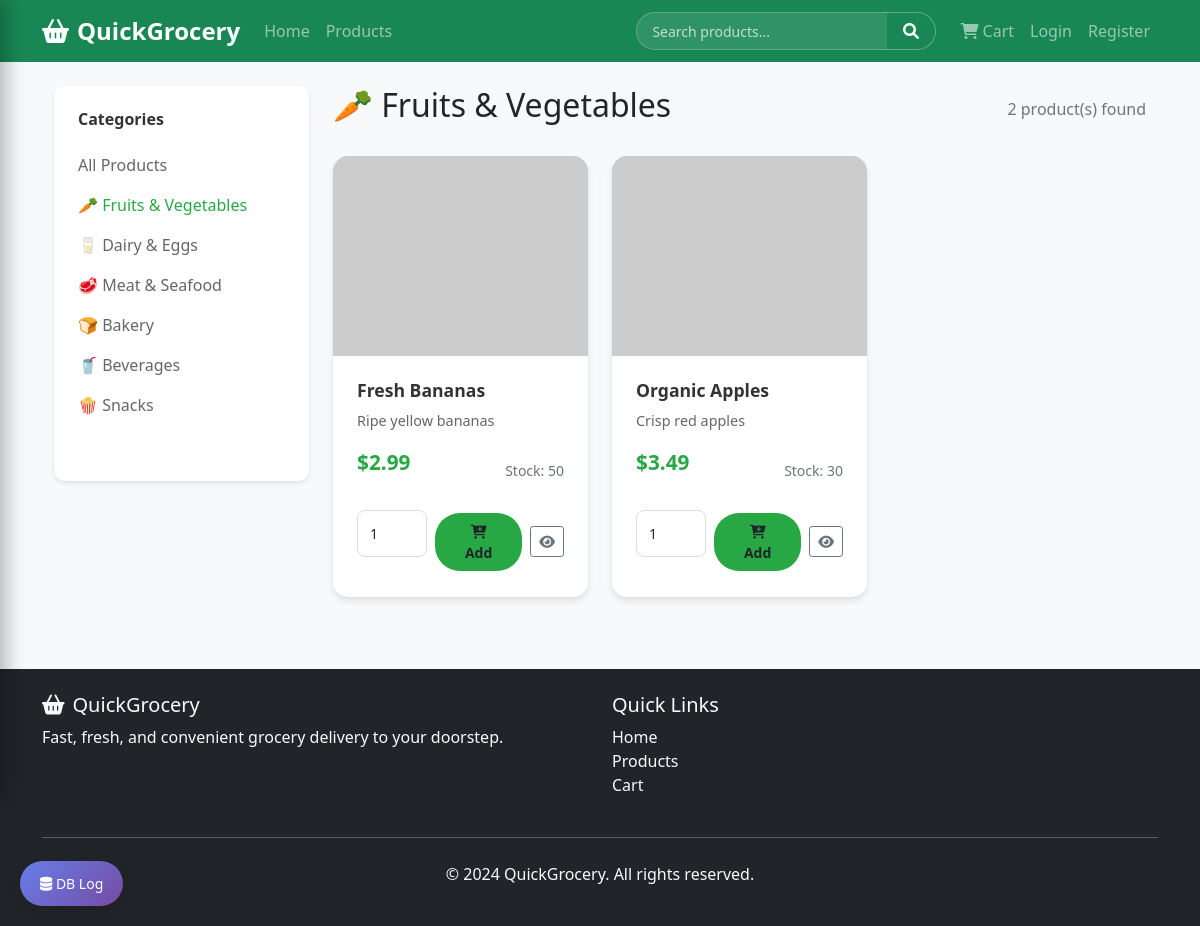
The page /products?category=1 on the database its author committed.
### app.py (models this page shows)
class Category(db.Model):
    id = db.Column(db.Integer, primary_key=True)
    name = db.Column(db.String(100), unique=True, nullable=False)
    icon = db.Column(db.String(50))
    products = db.relationship('Product', backref='category', lazy=True)

class Product(db.Model):
    id = db.Column(db.Integer, primary_key=True)
    name = db.Column(db.String(200), nullable=False)
    description = db.Column(db.Text)
    price = db.Column(db.Float, nullable=False)
    image_url = db.Column(db.String(200))
    stock = db.Column(db.Integer, default=0)
    category_id = db.Column(db.Integer, db.ForeignKey('category.id'))
    is_available = db.Column(db.Boolean, default=True)
    created_at = db.Column(db.DateTime, default=datetime.utcnow)

### app.py (the view)
@app.route('/products')
def products():
    category_id = request.args.get('category')
    search = request.args.get('search', '')
    query = Product.query.filter_by(is_available=True)
    if category_id:
        query = query.filter_by(category_id=category_id)
    if search:
        query = query.filter(Product.name.contains(search))
    products = query.all()
    categories = Category.query.all()
    return render_template('products.html', products=products, categories=categories,
                         current_category=int(category_id) if category_id else None)

### templates/products.html (shortened to what this page needs)
{% extends "base.html" %}
{% block content %}
<div class="container">
    <div class="row">
        <div class="col-md-3">
            <div class="filters-sidebar">
                <div class="filter-section">
                    <h6>Categories</h6>
                    <a href="{{ url_for('products') }}" class="filter-option {{ 'active' if not current_category else '' }}">
                        All Products
                    </a>
                    {% for category in categories %}
                    <a href="{{ url_for('products', category=category.id) }}" class="filter-option {{ 'active' if current_category == category.id else '' }}">
                        {{ category.icon }} {{ category.name }}
                    </a>
                    {% endfor %}
                </div>
            </div>
        </div>
        <div class="col-md-9">
            <div class="d-flex justify-content-between align-items-center mb-4">
                <h2>
                    {% if current_category %}
                        {% for category in categories %}
                            {% if category.id == current_category %}
                                {{ category.icon }} {{ category.name }}
                            {% endif %}
                        {% endfor %}
                    {% else %}
                        All Products
                    {% endif %}
                </h2>
                <span class="text-muted">{{ products|length }} product(s) found</span>
            </div>
            {% if products %}
            <div class="row">
                {% for product in products %}
                <div class="col-md-6 col-lg-4 mb-4">
                    <div class="product-card">
                        <img src="{{ product.image_url }}" alt="{{ product.name }}" class="product-image">
                        <div class="product-info">
                            <h5 class="product-title">{{ product.name }}</h5>
                            <p class="product-description">{{ product.description }}</p>
                            <div class="d-flex justify-content-between align-items-center mb-3">
                                <span class="product-price">${{ "%.2f"|format(product.price) }}</span>
                                <small class="text-muted">Stock: {{ product.stock }}</small>
                            </div>
                            <div class="d-flex align-items-center">
                                <form method="POST" action="{{ url_for('add_to_cart', product_id=product.id) }}" class="d-flex align-items-center">
                                    <input type="number" name="quantity" value="1" min="1" max="{{ product.stock }}" class="form-control form-control-sm me-2" style="width: 70px;">
                                    <button type="submit" class="btn btn-add-to-cart btn-sm">
                                        <i class="fas fa-cart-plus"></i> Add
                                    </button>
                                </form>
                                <a href="{{ url_for('product_detail', product_id=product.id) }}" class="btn btn-outline-secondary btn-sm ms-2">
                                    <i class="fas fa-eye"></i>
                                </a>
                            </div>
                        </div>
                    </div>
                </div>
                {% endfor %}
            </div>
            {% endif %}
        </div>
    </div>
</div>
{% endblock %}

### static/css/style.css (style rules this page uses)
body { font-family: 'Segoe UI', Tahoma, Geneva, Verdana, sans-serif; background-color: #f8f9fa; }
.product-card { background: white; border-radius: 15px; overflow: hidden; box-shadow: 0 4px 6px rgba(0, 0, 0, 0.1); transition: all 0.3s ease; border: none; height: 100%; }
.product-image { width: 100%; height: 200px; object-fit: cover; background-color: #f8f9fa; background-image: linear-gradient(45deg, #e9ecef 25%, transparent 25%), linear-gradient(-45deg, #e9ecef 25%, transparent 25%), linear-gradient(45deg, transparent 75%, #e9ecef 75%), linear-gradient(-45deg, transparent 75%, #e9ecef 75%); background-size: 20px 20px; background-position: 0 0, 0 10px, 10px -10px, -10px 0px; display: flex; align-items: center; justify-content: center; color: #6c757d; font-size: 14px; text-align: center; position: relative; }
.product-image::before { content: ''; position: absolute; top: 0; left: 0; right: 0; bottom: 0; background: transparent; z-index: 1; }
.product-image:after { content: '📦'; position: absolute; top: 50%; left: 50%; transform: translate(-50%, -50%); font-size: 2rem; z-index: 2; opacity: 0; transition: opacity 0.3s ease; }
.product-image[src=""], .product-image[src*="placeholder"] { background-image: linear-gradient(45deg, #e9ecef 25%, transparent 25%), linear-gradient(-45deg, #e9ecef 25%, transparent 25%), linear-gradient(45deg, transparent 75%, #e9ecef 75%), linear-gradient(-45deg, transparent 75%, #e9ecef 75%); }
.product-image[src=""]:after, .product-image[src*="placeholder"]:after { opacity: 1; }
.product-info { padding: 1.5rem; }
.product-title { font-size: 1.1rem; font-weight: 600; margin-bottom: 0.5rem; color: #333; }
.product-description { color: #666; font-size: 0.9rem; margin-bottom: 1rem; }
.product-price { font-size: 1.3rem; font-weight: 700; color: #28a745; margin-bottom: 1rem; }
.btn-add-to-cart { background: #28a745; border: none; border-radius: 25px; padding: 0.5rem 1.5rem; font-weight: 600; transition: all 0.3s ease; }
.filters-sidebar { background: white; border-radius: 10px; padding: 1.5rem; box-shadow: 0 2px 4px rgba(0, 0, 0, 0.1); margin-bottom: 2rem; }
.filter-section { margin-bottom: 2rem; }
.filter-section h6 { font-weight: 600; margin-bottom: 1rem; color: #333; }
.filter-option { display: block; padding: 0.5rem 0; color: #666; text-decoration: none; transition: color 0.3s ease; }
.filter-option:hover, .filter-option.active { color: #28a745; text-decoration: none; }
.form-control { border-radius: 8px; border: 1px solid #ddd; padding: 0.75rem; margin-bottom: 1rem; }

### rows shown on the page
Category: icon "🥕", name "Fruits & Vegetables"
Category: icon "🥛", name "Dairy & Eggs"
Category: icon "🥩", name "Meat & Seafood"
Category: icon "🍞", name "Bakery"
Category: icon "🥤", name "Beverages"
Category: icon "🍿", name "Snacks"
Product: name "Fresh Bananas", description "Ripe yellow bananas", price "2.99", stock "50"
Product: name "Organic Apples", description "Crisp red apples", price "3.49", stock "30"

### other values the page prints
{{ products|length }} "2"
